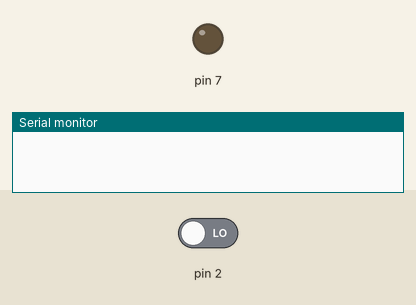
Recording of a sketch running on a simulated Arduino Uno, built with avr-gcc and run on an emulated ATmega328P. Parts: output pins drawn as LEDs (lit = HIGH), the last lines printed to the serial monitor. The inputs (shaded band) are chosen by the test bench; at power-on: pin 2 LOW.

Above: at 1.2 s.
1.3 s: pin 2 driven HIGH
At 2.5 s:
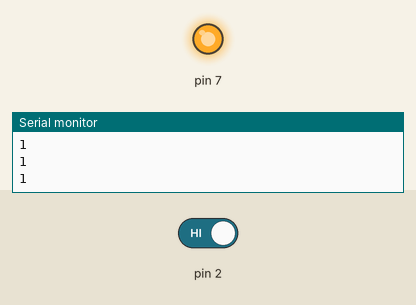
2.8 s: pin 2 driven LOW
At 3.9 s:
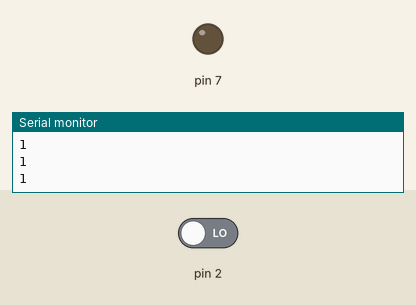
Timing chart, 0 to 5.8 s (numbered marks = the images above; inputs shaded):
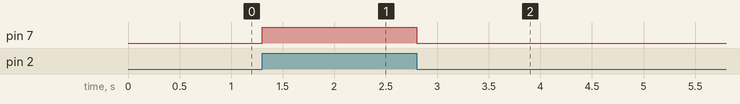

Measured:
- after the input at 1.3 s, pin 7: LOW → HIGH at once
- after the input at 2.8 s, pin 7: HIGH → LOW at once

The sketch:

Code-ir-controlled-dc-motor-using-arduino.ino
```cpp
void setup() {
pinMode(2,INPUT);
pinMode(7,OUTPUT);
Serial.begin(9600);
}
void loop() {
  if (digitalRead(2) == 1)
{
  Serial.println(digitalRead(2));
  digitalWrite(7,HIGH);
}
else{
    digitalWrite(7,LOW);
    }
}
```
